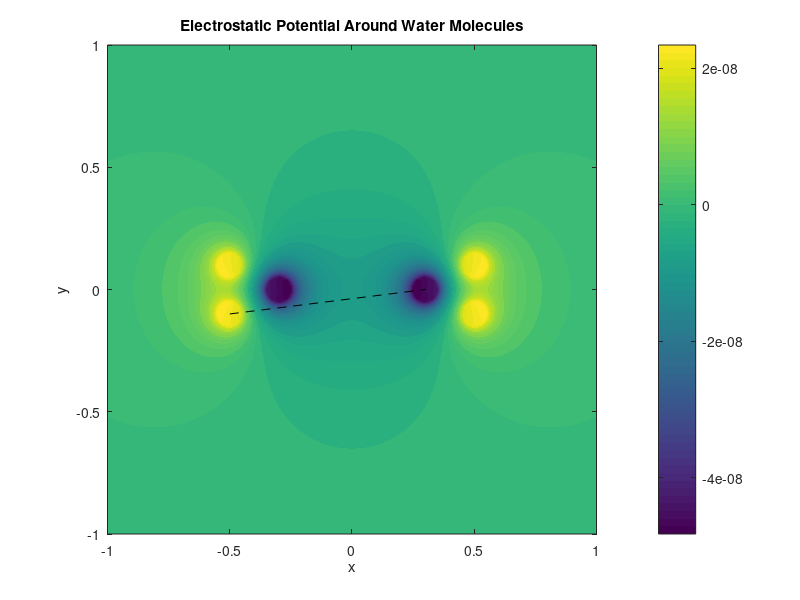

Source code (MATLAB):
clear; close all;

% Constants
K = 8.99e9;    % Coulomb constant 1/(4*pi*ε0)
e0 = 1.6e-19;  % Elementary charge
q_o = -2*e0;   % Oxygen charge (negative)
q_h = 1*e0;    % Hydrogen charge (positive)

% Create mesh grid
g = -1:0.01:1;
[xg, yg] = meshgrid(g);
d = 0.05;  % Radius of charge visualization

% First water molecule positions
x_o1 = -0.3; y_o1 = 0;        % Oxygen 1
x_h1a = -0.3-0.2; y_h1a = 0.1; % Hydrogen 1a
x_h1b = -0.3-0.2; y_h1b = -0.1; % Hydrogen 1b

% Second water molecule positions
x_o2 = 0.3; y_o2 = 0;        % Oxygen 2
x_h2a = 0.3+0.2; y_h2a = 0.1; % Hydrogen 2a
x_h2b = 0.3+0.2; y_h2b = -0.1; % Hydrogen 2b

% Calculate potential for each charge
V = zeros(size(xg));

% Function to calculate potential
function [V_part, idx] = calc_potential(xg, yg, q, xp, yp, K, d)
    xi = xg - xp;
    yi = yg - yp;
    R = sqrt(xi.^2 + yi.^2);
    V_part = q*K./R;
    idx = (R < d);
    V_max = K*q/d;
    V_part(idx) = V_max;
end

% Calculate for first water molecule
[V1, idx1] = calc_potential(xg, yg, q_o, x_o1, y_o1, K, d);
[V2, idx2] = calc_potential(xg, yg, q_h, x_h1a, y_h1a, K, d);
[V3, idx3] = calc_potential(xg, yg, q_h, x_h1b, y_h1b, K, d);

% Calculate for second water molecule
[V4, idx4] = calc_potential(xg, yg, q_o, x_o2, y_o2, K, d);
[V5, idx5] = calc_potential(xg, yg, q_h, x_h2a, y_h2a, K, d);
[V6, idx6] = calc_potential(xg, yg, q_h, x_h2b, y_h2b, K, d);

% Sum all potentials
V = V1 + V2 + V3 + V4 + V5 + V6;

% Plot
figure
contourf(xg, yg, V, 50, 'LineStyle', 'none')
% colormap(jet)
hold on

% Plot charges
% plot(x_o1, y_o1, 'wo', 'MarkerFaceColor', 'r', 'MarkerSize', 10) % Oxygen
% plot(x_h1a, y_h1a, 'wo', 'MarkerFaceColor', 'b', 'MarkerSize', 8) % Hydrogen
% plot(x_h1b, y_h1b, 'wo', 'MarkerFaceColor', 'b', 'MarkerSize', 8) % Hydrogen

% plot(x_o2, y_o2, 'wo', 'MarkerFaceColor', 'r', 'MarkerSize', 10) % Oxygen
% plot(x_h2a, y_h2a, 'wo', 'MarkerFaceColor', 'b', 'MarkerSize', 8) % Hydrogen
% plot(x_h2b, y_h2b, 'wo', 'MarkerFaceColor', 'b', 'MarkerSize', 8) % Hydrogen

% Draw hydrogen bonds
plot([x_h1b, x_o2], [y_h1b, y_o2], 'k--')

colorbar
axis equal
title('Electrostatic Potential Around Water Molecules')
xlabel('x')
ylabel('y')

% Save figure
saveas(gcf, 'water_molecules_potential.png')
